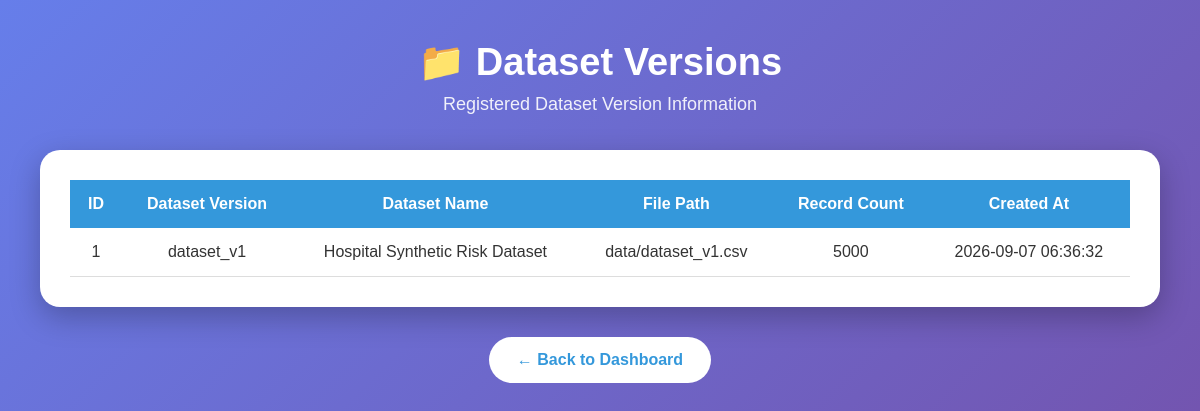
Page /datasets-page on the committed database.
### tables this page shows
CREATE TABLE dataset_versions (
            id INTEGER PRIMARY KEY AUTOINCREMENT,
            dataset_version TEXT UNIQUE NOT NULL,
            dataset_name TEXT NOT NULL,
            file_path TEXT,
            record_count INTEGER,
            created_at TEXT DEFAULT CURRENT_TIMESTAMP
        );

### backend/app.py (the view)
@app.route("/datasets-page")
def datasets_page():
    connection = get_connection()
    try:
        rows = connection.execute("""
            SELECT *
            FROM dataset_versions
            ORDER BY id
        """).fetchall()
        datasets = [dict(row) for row in rows]
    finally:
        connection.close()
    return render_template("datasets.html", datasets=datasets)

### backend/database.py (called while the page is built)
def get_connection():
    connection = sqlite3.connect(DATABASE)
    connection.row_factory = sqlite3.Row
    connection.execute("PRAGMA foreign_keys = ON")
    return connection

### templates/datasets.html (shortened to what this page needs)
<!DOCTYPE html>
<html lang="en">
<head>
</head>
<body>
    <div class="container">
        <div class="header">
            <h1>📁 Dataset Versions</h1>
            <p>
                Registered Dataset Version Information
            </p>
        </div>
        <div class="table-box">
            {% if datasets %}
            <table>
                <thead>
                    <tr>
                        <th>ID</th>
                        <th>Dataset Version</th>
                        <th>Dataset Name</th>
                        <th>File Path</th>
                        <th>Record Count</th>
                        <th>Created At</th>
                    </tr>
                </thead>
                <tbody>
                    {% for dataset in datasets %}
                    <tr>
                        <td>{{ dataset.id }}</td>
                        <td>
                            {{ dataset.dataset_version }}
                        </td>
                        <td>
                            {{ dataset.dataset_name }}
                        </td>
                        <td>
                            {{ dataset.file_path }}
                        </td>
                        <td>
                            {{ dataset.record_count }}
                        </td>
                        <td>
                            {{ dataset.created_at }}
                        </td>
                    </tr>
                    {% endfor %}
                </tbody>
            </table>
            {% else %}
            <div class="empty-message">
                No dataset versions found.
            </div>
            {% endif %}
        </div>
        <div class="back-container">
            <a href="/dashboard" class="back">
                ← Back to Dashboard
            </a>
        </div>
    </div>
</body>
</html>

### templates/datasets.html (style rules this page uses)
* { margin: 0; padding: 0; box-sizing: border-box; font-family: Arial, sans-serif; }
body { background: linear-gradient(135deg, #667eea, #764ba2); min-height: 100vh; padding: 40px; }
.container { max-width: 1200px; margin: auto; }
.header { text-align: center; color: white; margin-bottom: 35px; }
.header h1 { font-size: 38px; margin-bottom: 10px; }
.header p { font-size: 18px; opacity: 0.9; }
.table-box { background: white; border-radius: 20px; padding: 30px; overflow-x: auto; box-shadow: 0 10px 30px rgba(0, 0, 0, 0.25); }
table { width: 100%; border-collapse: collapse; }
th { background: #3498db; color: white; padding: 15px; text-align: center; }
td { padding: 15px; text-align: center; border-bottom: 1px solid #ddd; color: #333; }
.back-container { text-align: center; }
.back { display: inline-block; margin-top: 30px; padding: 14px 28px; background: white; color: #3498db; text-decoration: none; border-radius: 25px; font-weight: bold; transition: 0.3s; }

### rows in the picture
dataset_versions: id "1", dataset_version "dataset_v1", dataset_name "Hospital Synthetic Risk Dataset", file_path "data/dataset_v1.csv", record_count "5000", created_at "2026-09-07 06:36:32"
